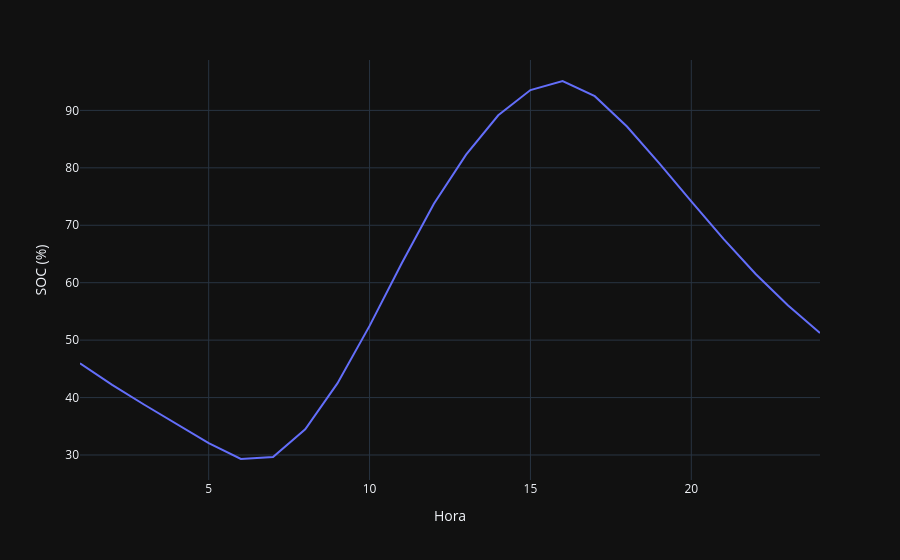

Write notebook code for a chart like this one.
### Markdown cell above
Gráficos de Potência e Tensão (24h)

### Code cell
###### Resultados #####
import numpy as np
import matplotlib.pyplot as plt
import plotly.express as px

display(df_energymeter)

titles = {
    "base": "Caso Base",
    "60_gd": "Caso com 60 GDs",
    "60_gd_30_bess": "Caso com 60 GDs e 30 Baterias",
    "120_gd": "Caso com 120 GDs",
    "120_gd_60_bess": "Caso com 120 GDs e 60 Baterias",
}
####### Gráfico Subestação Fluxo de Potência ####

x = np.linspace(1, 24, 24)
for case in cases:
    dfs_monitor[f"{case}_df"] = dfs_monitor[f"{case}_df"]
    plt.plot(
        x, 
        dfs_monitor[f"{case}_df"]["Total Power"], label=titles[case])
    

plt.title("Fluxo de Potência - Saída da Subestação")
plt.xlabel("Hora do dia")
plt.ylabel("Potência Ativa (kW)")
plt.legend(
    loc="upper center",
    bbox_to_anchor=(0.5, -0.15),
    ncol=2
)
plt.grid(True)
plt.style.use("default")
plt.show()

####### Gráfico Tensão Trf 5286812a ######
for case in cases:
    df1 = dfs_voltage[f"voltage_trf_5286812a_{case}_df"]
    plt.plot(
        x, 
        df1[" V1"], label=titles[case])
    
plt.title("Perfil Horário de Tensão - Trf_5286812a")
plt.xlabel("Hora do dia")
plt.ylabel("Tensão (V)")
plt.legend(
    loc="upper center",
    bbox_to_anchor=(0.5, -0.15),
    ncol=2
)
plt.grid(True)
plt.show()

###### Gráfico Tensão Trf_5286833a #####

for case in cases:
    df2= dfs_voltage[f"voltage_trf_5286833a_{case}_df"]
    plt.plot(
        x, 
        df2[" V1"], label=titles[case])
    
plt.title("Perfil Horário de Tensão - Trf_5286833a")
plt.xlabel("Hora do dia")
plt.ylabel("Tensão (V)")
plt.legend(
    loc="upper center",
    bbox_to_anchor=(0.5, -0.15),
    ncol=2
)
plt.grid(True)
#plt.style.use("dark_background")
plt.show()

##### Gráfico de carregamento ####


plt.plot(x, storages_soc_df["battery_2_60_gd_30_bess"]*100, color="green")
plt.axvline(x=24, color='gray', linestyle='--', linewidth=1)
plt.axvline(x=1, color='gray', linestyle='--', linewidth=1)
plt.xlabel("Hora do dia")
plt.ylabel("SOC (%)")
plt.title("Carregamento da Bateria 2")
plt.grid(True)
plt.show()

df_plotly = pd.DataFrame()
df_plotly["Hora"] = x
df_plotly["SOC (%)"] = storages_soc_df["battery_2_60_gd_30_bess"]*100
fig = px.line(df_plotly, x="Hora", y="SOC (%)", template="plotly_dark")
fig.show()

dss_tools.static_view.p_vs_time("trf_5286964a")

print("Hora 1:", df_plotly.loc[0, "SOC (%)"])
print("Hora 24:", df_plotly.loc[23, "SOC (%)"])

### Figure 1 — Plotly figure (JSON) as saved in the notebook; plotly's stock layout.template omitted (floating-point values rounded to 4 significant figures)
{"data": [{"hovertemplate": "Hora=%{x}<br>SOC (%)=%{y}<extra></extra>", "legendgroup": "", "line": {"color": "#636efa", "dash": "solid"}, "marker": {"symbol": "circle"}, "mode": "lines", "name": "", "orientation": "v", "showlegend": false, "type": "scatter", "x": [1.0, 2.0, 3.0, 4.0, 5.0, 6.0, 7.0, 8.0, 9.0, 10.0, 11.0, 12.0, 13.0, 14.0, 15.0, 16.0, 17.0, 18.0, 19.0, 20.0, 21.0, 22.0, 23.0, 24.0], "xaxis": "x", "y": [45.97, 42.22, 38.75, 35.42, 32.08, 29.31, 29.64, 34.48, 42.47, 52.48, 63.39, 73.74, 82.29, 89.16, 93.54, 95.12, 92.48, 87.2, 80.81, 74.15, 67.62, 61.51, 56.09, 51.23], "yaxis": "y"}], "layout": {"legend": {"tracegroupgap": 0}, "margin": {"t": 60}, "xaxis": {"anchor": "y", "domain": [0, 1], "title": {"text": "Hora"}}, "yaxis": {"anchor": "x", "domain": [0, 1], "title": {"text": "SOC (%)"}}}}
